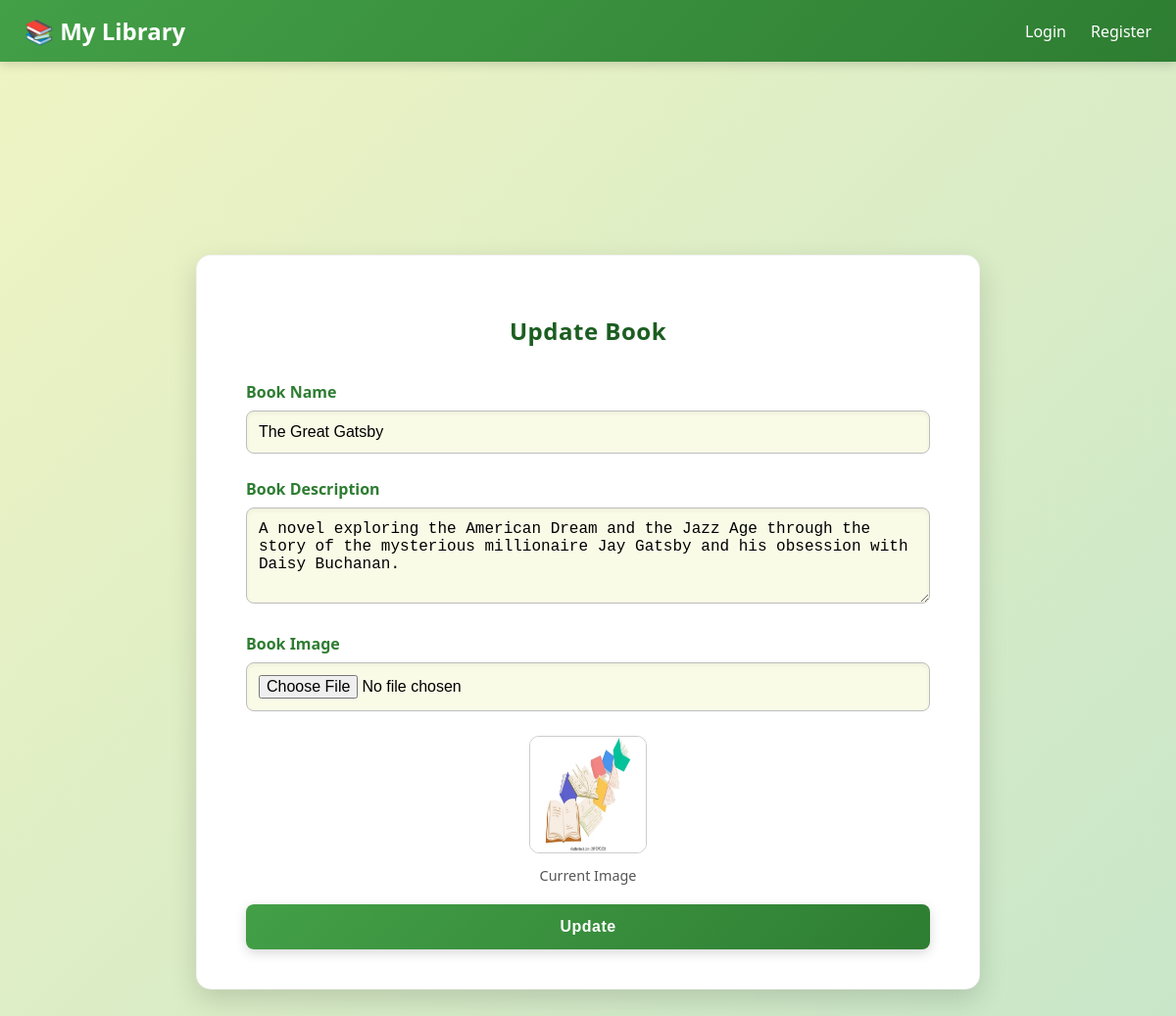
The page /update/3/ on the database its author committed.
### lib/models.py (models this page shows)
class Lbook(models.Model):
    user = models.ForeignKey(User, on_delete=models.SET_NULL, null=True, blank= True)
    b_name = models.CharField(max_length=100)
    b_des = models.TextField()
    b_image = models.ImageField(upload_to="books")

### lib/views.py (the view, shortened to what this page needs)
# urls.py: path('update/<id>/', update, name='update' ),
def update(request, id):
    queryset = Lbook.objects.get(id = id)
    context = {'book': queryset}
    return render(request,'update.html', context)

### lib/templates/update.html (shortened to what this page needs)
{% extends "base.html" %}
{% block start %}
<div class="page-wrapper">
    <div class="form-container">
        <h2>Update Book</h2>
        <form method="POST" enctype="multipart/form-data">
            <label for="name">Book Name</label>
            <input type="text" id="name" name="b_name" value="{{ book.b_name }}" placeholder="Enter book name" required>
            <label for="description">Book Description</label>
            <textarea id="description" name="b_des" rows="4" placeholder="Enter description" required>{{ book.b_des }}</textarea>
            <label for="image">Book Image</label>
            <input type="file" id="image" name="b_image" accept="image/*">
            {% if book.b_image %}
                <div class="current-img">
                    <img src="/media/{{ book.b_image }}" alt="{{ book.b_name }}">
                    <p>Current Image</p>
                </div>
            {% endif %}
            <button type="submit">Update</button>
        </form>
    </div>
</div>
{% endblock %}

### lib/templates/base.html (style rules this page uses)
* { box-sizing: border-box; }
body { margin: 0; font-family: 'Segoe UI', Tahoma, Geneva, Verdana, sans-serif; }

### lib/templates/update.html (style rules this page uses)
body { font-family: 'Segoe UI', Tahoma, Geneva, Verdana, sans-serif; background: linear-gradient(135deg, #f0f4c3 0%, #c8e6c9 100%); margin: 0; padding: 0; }
.page-wrapper { margin-top: 120px; display: flex; justify-content: center; align-items: flex-start; width: 100%; padding: 40px; box-sizing: border-box; }
.form-container { background: #ffffff; width: 100%; max-width: 800px; padding: 40px 50px; border-radius: 15px; box-shadow: 0 10px 28px rgba(0,0,0,0.15); transition: all 0.3s ease; border: 1px solid rgba(0,0,0,0.05); }
h2 { text-align: center; margin-bottom: 35px; color: #1b5e20; letter-spacing: 0.5px; text-shadow: 1px 1px 2px rgba(0,0,0,0.05); }
label { font-weight: 600; display: block; margin-bottom: 8px; color: #2e7d32; }
input[type="text"], textarea, input[type="file"] { width: 100%; padding: 12px; margin-bottom: 25px; border: 1px solid #bdbdbd; border-radius: 8px; font-size: 1rem; transition: all 0.3s ease; background: #f9fbe7; box-shadow: inset 0 2px 4px rgba(0,0,0,0.05); }
button { background: linear-gradient(135deg, #43a047, #2e7d32); color: white; border: none; padding: 14px; border-radius: 8px; cursor: pointer; width: 100%; font-size: 1rem; font-weight: bold; letter-spacing: 0.5px; transition: all 0.3s ease; box-shadow: 0 4px 12px rgba(0,0,0,0.15); }
input::placeholder, textarea::placeholder { color: #777; font-style: italic; }
.current-img { text-align: center; margin-bottom: 20px; }
.current-img img { width: 120px; height: 120px; border-radius: 10px; border: 1px solid #ccc; }
.current-img p { font-size: 0.9rem; color: #555; margin-top: 8px; }

### rows shown on the page
Lbook: b_name "The Great Gatsby", b_des "A novel exploring the American Dream and the Jazz Age through the story of the mysterious millionaire Jay Gatsby and his obsession with Daisy Buchanan.", b_image (picture)
